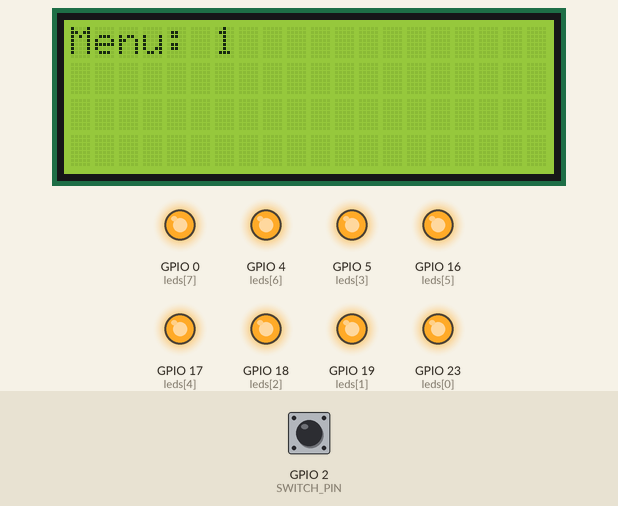
The program below on a simulated ESP32. Shown: 20×4 character LCD, output pins drawn as LEDs (lit = HIGH). Dashed ring = blinking. Inputs (shaded band) come from the test bench; at power-on: GPIO 2 (SWITCH_PIN) HIGH.

Above: at 1.2 s.
1.3 s: GPIO 2 (SWITCH_PIN) pulled LOW for 0.15 s
At 1.61 s:
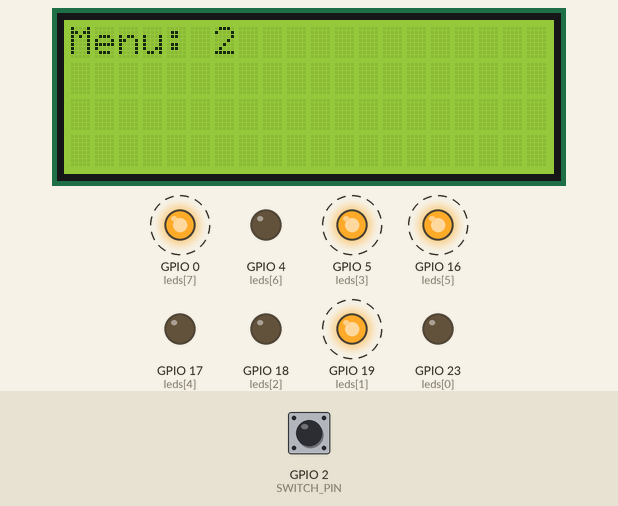
2.0 s: GPIO 2 (SWITCH_PIN) pulled LOW for 1 s
At 2.22 s:
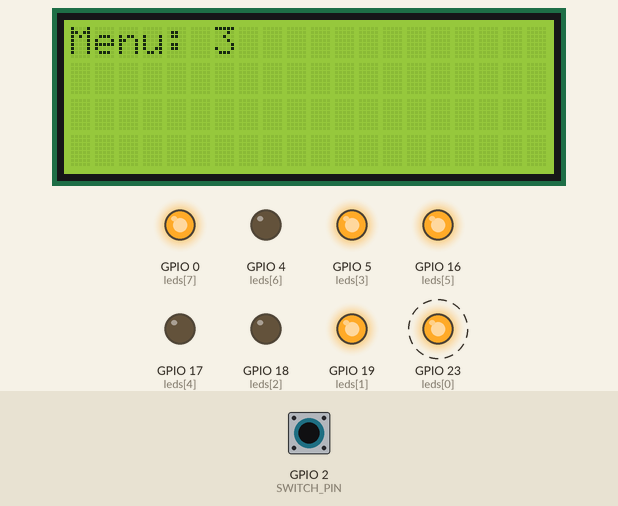
5.8 s: GPIO 2 (SWITCH_PIN) pulled LOW for 3.2 s
At 6.62 s:
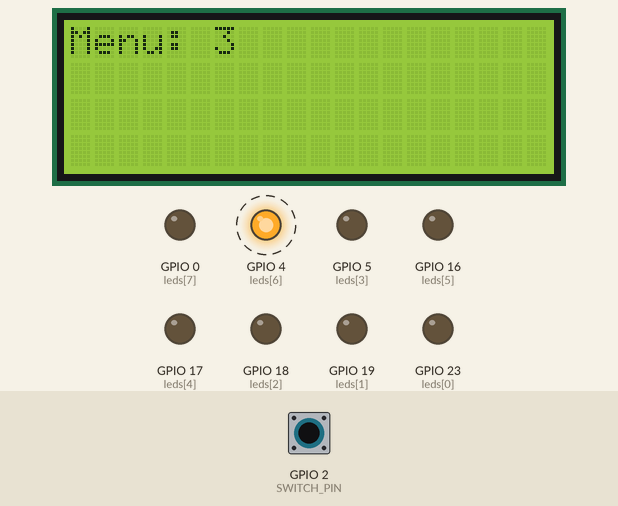
9.6 s: GPIO 2 (SWITCH_PIN) pulled LOW for 0.15 s
At 9.84 s:
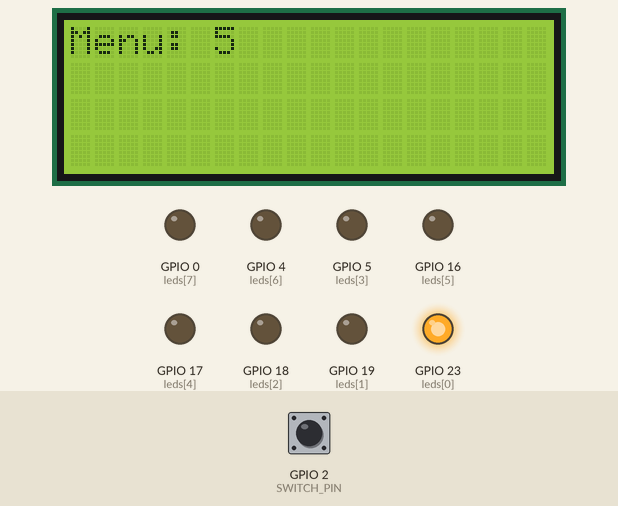
Timing chart, 0 to 13.4 s (numbered marks = the images above; inputs shaded):
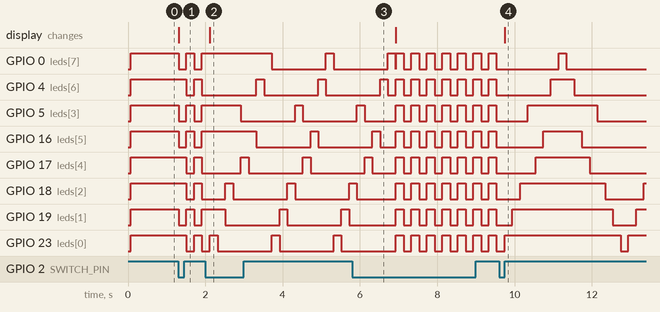

The program:

main.cpp
```cpp
#include <Arduino.h>
#include <LiquidCrystal_I2C.h>

#define SWITCH_PIN 2 // ขาเชื่อมต่อ Switch
#define LED_COUNT 8
const int leds[LED_COUNT] = {23, 19, 18, 5, 17, 16, 4, 0};

// สร้างออบเจกต์ LCD (ที่อยู่ I2C = 0x27, ขนาด 20x4)
LiquidCrystal_I2C lcd(0x27, 20, 4);

int menu = 1;

void setup() {
  lcd.init(); // เริ่มต้น LCD
  lcd.backlight(); // เปิดไฟแบ็คไลต์
  pinMode(SWITCH_PIN, INPUT_PULLUP);

  // ตั้งค่าขา LED ทั้งหมดเป็น OUTPUT
  for (int i = 0; i < LED_COUNT; i++) {
    pinMode(leds[i], OUTPUT);
  }

  lcd.setCursor(0, 0);
  lcd.print("Menu: ");
  lcd.print(menu);
}

void loop() {
  // ตรวจจับการกดปุ่มเพื่อเปลี่ยนเมนู
  static bool prevSwitchState = HIGH;
  bool currSwitchState = digitalRead(SWITCH_PIN);

  if (prevSwitchState == HIGH && currSwitchState == LOW) {
    menu++;
    if (menu > 6) menu = 1; // วนกลับมาที่เมนู 1
    lcd.clear();
    lcd.setCursor(0, 0);
    lcd.print("Menu: ");
    lcd.print(menu);
  }
  prevSwitchState = currSwitchState;

  // ควบคุม LED ตามเมนูที่เลือก
  switch (menu) {
    case 1: // เมนู 1: เปิด LED ทั้งหมด
      for (int i = 0; i < LED_COUNT; i++) digitalWrite(leds[i], HIGH);
      break;

    case 2: // เมนู 2: กระพริบสลับคู่-คี่
      for (int i = 0; i < LED_COUNT; i++) digitalWrite(leds[i], i % 2 == 0 ? HIGH : LOW);
      delay(200);
      for (int i = 0; i < LED_COUNT; i++) digitalWrite(leds[i], i % 2 == 0 ? LOW : HIGH);
      delay(200);
      break;

    case 3: // เมนู 3: สว่างทีละหลอดวนไปเรื่อย ๆ
      for (int i = 0; i < LED_COUNT; i++) {
        digitalWrite(leds[i], HIGH);
        delay(200);
        digitalWrite(leds[i], LOW);
      }
      break;

    case 4: // เมนู 4: ติดเป็นคู่
      for (int i = 0; i < LED_COUNT; i += 2) {
        digitalWrite(leds[i], HIGH);
        if (i + 1 < LED_COUNT) digitalWrite(leds[i + 1], HIGH);
      }
      delay(200);
      for (int i = 0; i < LED_COUNT; i++) digitalWrite(leds[i], LOW);
      delay(200);
      break;

    case 5: // เมนู 5: สว่างเรียงแล้วดับกลับ
      for (int i = 0; i < LED_COUNT; i++) {
        digitalWrite(leds[i], HIGH);
        delay(200);
      }
      for (int i = LED_COUNT - 1; i >= 0; i--) {
        digitalWrite(leds[i], LOW);
        delay(200);
      }
      break;

    case 6: // เมนู 6: กระพริบทั้งหมดพร้อมกัน
      for (int i = 0; i < LED_COUNT; i++) digitalWrite(leds[i], HIGH);
      delay(200);
      for (int i = 0; i < LED_COUNT; i++) digitalWrite(leds[i], LOW);
      delay(200);
      break;

    default:
      break;
  }
}
```

Measured:
- after the input at 1.3 s, GPIO 0 (leds[7]), GPIO 5 (leds[3]), GPIO 16 (leds[5]), GPIO 19 (leds[1]): alternates HIGH for 0.20 s and LOW for 0.20 s, starting at once; GPIO 4 (leds[6]), GPIO 17 (leds[4]), GPIO 18 (leds[2]), GPIO 23 (leds[0]): HIGH → LOW after 0.21 s, → HIGH 0.20 s later, → LOW 0.20 s later; the display: changes at once (image 1)
- after the input at 2.0 s, GPIO 4 (leds[6]): alternates HIGH for 0.20 s and LOW for 1.4 s, starting after 1.3 s; GPIO 17 (leds[4]): alternates HIGH for 0.20 s and LOW for 1.4 s, starting after 0.92 s
- after the input at 5.8 s, GPIO 4 (leds[6]), GPIO 19 (leds[1]): alternates HIGH for 0.20 s and LOW for 0.20 s, starting after 1.1 s; GPIO 23 (leds[0]): alternates HIGH for 0.20 s and LOW for 0.20 s, starting after 1.5 s
- after the input at 9.6 s, the display: changes after 0.14 s (image 4)
